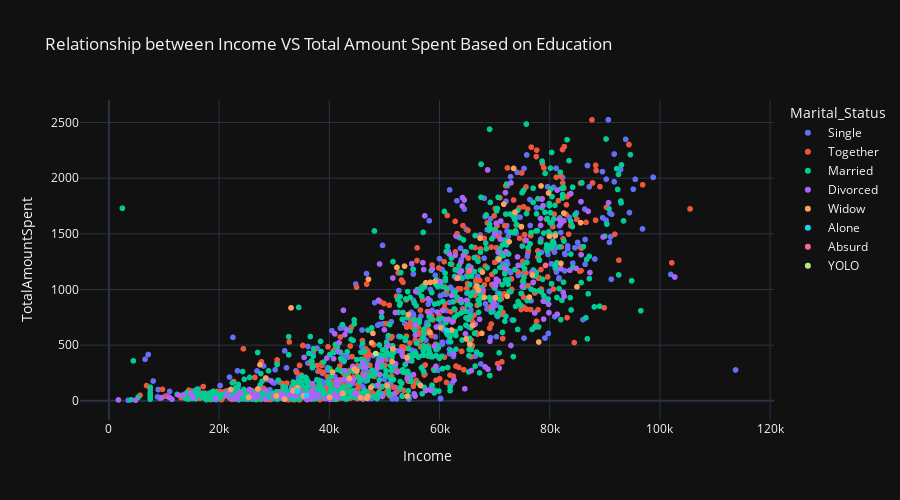

The notebook cell this image was saved under:
### Markdown cell above
# Multivariate Analysis

### Code cell
from scipy.stats import iqr
iqr = iqr(df["Income"], nan_policy="omit")

low = np.nanquantile(df["Income"], 0.25) - 1.5 * iqr
high = np.nanquantile(df["Income"], 0.75) + 1.5 * iqr
df_cut = df[df["Income"].between(low, high)]


#Education VS Income VS TotalAmountSpent
fig = px.scatter(
    data_frame=df_cut,
    x = "Income",
    y = "TotalAmountSpent",
    title = "Relationship between Income VS Total Amount Spent Based on Education",
    color = "Marital_Status",
    height=500
)
fig.show()

#How to Calculate The Interquartile Range in Python The interquartile range, often denoted “IQR”, 
#is a way to measure the spread of the middle 50% of a dataset. It is calculated as the difference between the first quartile* 
#(the 25th percentile) and the third quartile (the 75th percentile) of a dataset.

### Figure 1 — Plotly figure (JSON) as saved in the notebook; plotly's stock layout.template omitted (floating-point values rounded to 4 significant figures; data arrays with more than 128 entries replaced by an {"elided": "..."} marker saying what was removed)
{"data": [{"hovertemplate": "Marital_Status=Single<br>Income=%{x}<br>TotalAmountSpent=%{y}<extra></extra>", "legendgroup": "Single", "marker": {"color": "#636efa", "symbol": "circle"}, "mode": "markers", "name": "Single", "showlegend": true, "x": {"elided": "471 float values"}, "xaxis": "x", "y": {"elided": "471 int values"}, "yaxis": "y", "type": "scattergl"}, {"hovertemplate": "Marital_Status=Together<br>Income=%{x}<br>TotalAmountSpent=%{y}<extra></extra>", "legendgroup": "Together", "marker": {"color": "#EF553B", "symbol": "circle"}, "mode": "markers", "name": "Together", "showlegend": true, "x": {"elided": "569 float values"}, "xaxis": "x", "y": {"elided": "569 int values"}, "yaxis": "y", "type": "scattergl"}, {"hovertemplate": "Marital_Status=Married<br>Income=%{x}<br>TotalAmountSpent=%{y}<extra></extra>", "legendgroup": "Married", "marker": {"color": "#00cc96", "symbol": "circle"}, "mode": "markers", "name": "Married", "showlegend": true, "x": {"elided": "854 float values"}, "xaxis": "x", "y": {"elided": "854 int values"}, "yaxis": "y", "type": "scattergl"}, {"hovertemplate": "Marital_Status=Divorced<br>Income=%{x}<br>TotalAmountSpent=%{y}<extra></extra>", "legendgroup": "Divorced", "marker": {"color": "#ab63fa", "symbol": "circle"}, "mode": "markers", "name": "Divorced", "showlegend": true, "x": {"elided": "231 float values"}, "xaxis": "x", "y": {"elided": "231 int values"}, "yaxis": "y", "type": "scattergl"}, {"hovertemplate": "Marital_Status=Widow<br>Income=%{x}<br>TotalAmountSpent=%{y}<extra></extra>", "legendgroup": "Widow", "marker": {"color": "#FFA15A", "symbol": "circle"}, "mode": "markers", "name": "Widow", "showlegend": true, "x": [42430.0, 65490.0, 67680.0, 47920.0, 44550.0, 73460.0, 79950.0, 27040.0, 30370.0, 62190.0, 27420.0, 51530.0, 70160.0, 50520.0, 31880.0, 28460.0, 53650.0, 47680.0, 43640.0, 85620.0, 79800.0, 42430.0, 45010.0, 54160.0, 72300.0, 58330.0, 66730.0, 47570.0, 58330.0, 46980.0, 81000.0, 51390.0, 45680.0, 52280.0, 46780.0, 35340.0, 78030.0, 63280.0, 57510.0, 67370.0, 59180.0, 33440.0, 40050.0, 78430.0, 64870.0, 82030.0, 67790.0, 66030.0, 47110.0, 56550.0, 34210.0, 25360.0, 73700.0, 82570.0, 51570.0, 30370.0, 54110.0, 84950.0, 60210.0, 33050.0, 52280.0, 54360.0, 70790.0, 76840.0, 56550.0, 71670.0, 72640.0, 68120.0, 76320.0, 67050.0, 22120.0, 58280.0, 40590.0, 40590.0, 74860.0, 82030.0], "xaxis": "x", "y": [67, 507, 606, 606, 285, 2088, 1478, 107, 44, 636, 324, 467, 926, 135, 15, 205, 1210, 521, 201, 1600, 1867, 67, 266, 42, 939, 1064, 1029, 121, 1064, 41, 1482, 353, 28, 1198, 23, 45, 528, 1103, 1060, 1461, 1072, 90, 32, 1930, 556, 1234, 1156, 677, 1092, 138, 117, 32, 1695, 1686, 467, 44, 388, 1024, 656, 835, 1198, 775, 1272, 1130, 138, 1766, 1429, 930, 932, 993, 102, 615, 258, 258, 1565, 1234], "yaxis": "y", "type": "scattergl"}, {"hovertemplate": "Marital_Status=Alone<br>Income=%{x}<br>TotalAmountSpent=%{y}<extra></extra>", "legendgroup": "Alone", "marker": {"color": "#19d3f3", "symbol": "circle"}, "mode": "markers", "name": "Alone", "showlegend": true, "x": [61330.0, 35860.0, 34180.0], "xaxis": "x", "y": [632, 49, 89], "yaxis": "y", "type": "scattergl"}, {"hovertemplate": "Marital_Status=Absurd<br>Income=%{x}<br>TotalAmountSpent=%{y}<extra></extra>", "legendgroup": "Absurd", "marker": {"color": "#FF6692", "symbol": "circle"}, "mode": "markers", "name": "Absurd", "showlegend": true, "x": [79240.0, 65490.0], "xaxis": "x", "y": [1216, 1169], "yaxis": "y", "type": "scattergl"}, {"hovertemplate": "Marital_Status=YOLO<br>Income=%{x}<br>TotalAmountSpent=%{y}<extra></extra>", "legendgroup": "YOLO", "marker": {"color": "#B6E880", "symbol": "circle"}, "mode": "markers", "name": "YOLO", "showlegend": true, "x": [48430.0, 48430.0], "xaxis": "x", "y": [424, 424], "yaxis": "y", "type": "scattergl"}], "layout": {"xaxis": {"anchor": "y", "domain": [0.0, 1.0], "title": {"text": "Income"}}, "yaxis": {"anchor": "x", "domain": [0.0, 1.0], "title": {"text": "TotalAmountSpent"}}, "legend": {"title": {"text": "Marital_Status"}, "tracegroupgap": 0}, "title": {"text": "Relationship between Income VS Total Amount Spent Based on Education"}, "height": 500}}
